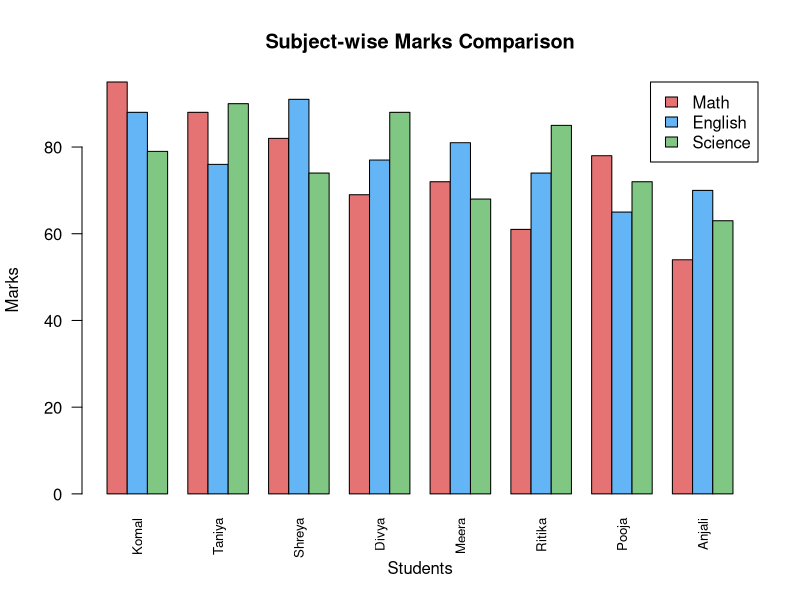

This chart was generated by the following R code:
# ============================================================
#  BCA 4th Semester | R Programming Assignment
#  Student  : Taniya
#  Roll No  : BCA/4/SET4/07
#  Deadline : 10 April 2026
# ============================================================

# ── Q1 [Unit 1] Temperature Converter ───────────────────────
cat("===== Q1: Temperature Conversion =====\n")

celsius_to_fahrenheit <- function(c) (c * 9/5) + 32
celsius_to_kelvin     <- function(c) c + 273.15
fahrenheit_to_celsius <- function(f) (f - 32) * 5/9

# Table of common temperatures
cat(sprintf("%-25s %10s %12s %12s\n",
            "Description", "Celsius", "Fahrenheit", "Kelvin"))
cat(strrep("-", 60), "\n")

temps <- list(
  list("Absolute Zero",         -273.15),
  list("Water Freezes",           0.00),
  list("Human Body",             37.00),
  list("Water Boils",           100.00),
  list("Dehradun Summer (avg)",  35.00),
  list("Dehradun Winter (avg)",   8.00)
)
for (t in temps) {
  c  <- t[[2]]
  cat(sprintf("%-25s %10.2f %12.2f %12.2f\n",
              t[[1]], c,
              celsius_to_fahrenheit(c),
              celsius_to_kelvin(c)))
}

# User input simulation
user_c <- 28.5
cat(sprintf("\nYou entered: %.1f°C\n", user_c))
cat(sprintf("Fahrenheit  : %.2f°F\n",  celsius_to_fahrenheit(user_c)))
cat(sprintf("Kelvin      : %.2f K\n\n", celsius_to_kelvin(user_c)))


# ── Q2 [Unit 1] Character Vector Operations ─────────────────
cat("===== Q2: Days of the Week — Vector Operations =====\n")

days <- c("Monday","Tuesday","Wednesday","Thursday",
          "Friday","Saturday","Sunday")

cat(sprintf("Days          : %s\n",       paste(days, collapse = ", ")))
cat(sprintf("Total elements: %d\n",       length(days)))
cat(sprintf("3rd to 5th    : %s\n",       paste(days[3:5], collapse = ", ")))
cat(sprintf("Uppercase     : %s\n",       paste(toupper(days), collapse = ", ")))
cat(sprintf("Reversed      : %s\n",       paste(rev(days), collapse = ", ")))
cat(sprintf("Weekdays only : %s\n",       paste(days[1:5], collapse = ", ")))
cat(sprintf("Weekend       : %s\n",       paste(days[6:7], collapse = ", ")))
cat(sprintf("Contains 'day': %s\n",
            paste(days[grepl("day", days, ignore.case = TRUE)],
                  collapse = ", ")))
cat(sprintf("Sorted alpha  : %s\n\n",
            paste(sort(days), collapse = ", ")))


# ── Q3 [Unit 2] Student Marks — Full Report Card ────────────
cat("===== Q3: Student Report Card Generator =====\n")

students <- data.frame(
  Name    = c("Taniya","Meera","Komal","Ritika","Pooja",
              "Anjali","Shreya","Divya"),
  Math    = c(88, 72, 95, 61, 78, 54, 82, 69),
  English = c(76, 81, 88, 74, 65, 70, 91, 77),
  Science = c(90, 68, 79, 85, 72, 63, 74, 88),
  stringsAsFactors = FALSE
)

students$Total      <- rowSums(students[, 2:4])
students$Percentage <- round(students$Total / 300 * 100, 2)
students$Grade      <- sapply(students$Percentage, function(p) {
  if      (p >= 90) "A+"
  else if (p >= 75) "A"
  else if (p >= 60) "B"
  else if (p >= 45) "C"
  else              "Fail"
})
students$Status     <- ifelse(students$Percentage >= 40, "PASS", "FAIL")
students            <- students[order(-students$Total), ]
students$Rank       <- seq_len(nrow(students))

cat("Report Card:\n")
print(students[, c("Rank","Name","Math","English","Science",
                   "Total","Percentage","Grade","Status")])

topper <- students[1, ]
cat(sprintf("\nClass Topper : %s — %.1f%% (%s)\n",
            topper$Name, topper$Percentage, topper$Grade))
cat(sprintf("Class Average: %.2f%%\n",  mean(students$Percentage)))
cat(sprintf("Pass Rate    : %d/%d\n\n",
            sum(students$Status == "PASS"), nrow(students)))

# Grouped bar chart
bar_data <- t(as.matrix(students[, c("Math","English","Science")]))
colnames(bar_data) <- students$Name
barplot(bar_data,
        beside  = TRUE,
        col     = c("#E57373","#64B5F6","#81C784"),
        main    = "Subject-wise Marks Comparison",
        xlab    = "Students",
        ylab    = "Marks",
        las     = 2,
        cex.names = 0.8,
        legend.text = c("Math","English","Science"),
        args.legend = list(x = "topright"))


# ── Q4 [Unit 3] BMI Calculator Function ─────────────────────
cat("===== Q4: BMI Calculator =====\n")

bmi_calculator <- function(weight_kg, height_m) {
  if (!is.numeric(weight_kg) || !is.numeric(height_m))
    stop("Weight and height must be numeric.")
  if (weight_kg <= 0 || height_m <= 0)
    stop("Weight and height must be positive.")
  if (height_m > 3)
    stop("Height seems to be in cm — please enter in metres.")

  bmi <- weight_kg / (height_m ^ 2)

  category <- if      (bmi < 18.5)              "Underweight"
               else if (bmi < 25.0)              "Normal weight"
               else if (bmi < 30.0)              "Overweight"
               else if (bmi < 35.0)              "Obese (Class I)"
               else if (bmi < 40.0)              "Obese (Class II)"
               else                               "Obese (Class III)"

  recommendation <- switch(category,
    "Underweight"      = "Increase caloric intake; consult a nutritionist.",
    "Normal weight"    = "Maintain your healthy lifestyle!",
    "Overweight"       = "Consider regular exercise and a balanced diet.",
    "Obese (Class I)"  = "Seek medical advice; start a structured diet plan.",
    "Obese (Class II)" = "Medical consultation strongly recommended.",
    "Obese (Class III)"= "Immediate medical attention advised."
  )

  list(bmi = round(bmi, 2), category = category,
       recommendation = recommendation)
}

test_cases <- list(
  list("Taniya",   55,  1.62),
  list("Person B", 80,  1.75),
  list("Person C", 45,  1.70),
  list("Person D", 100, 1.68),
  list("Person E", 72,  1.80)
)

cat(sprintf("%-12s %6s %6s %6s %-20s\n",
            "Name","Weight","Height","BMI","Category"))
cat(strrep("-", 60), "\n")
for (tc in test_cases) {
  result <- bmi_calculator(tc[[2]], tc[[3]])
  cat(sprintf("%-12s %6.1f %6.2f %6.2f %-20s\n",
              tc[[1]], tc[[2]], tc[[3]],
              result$bmi, result$category))
}
cat("\nRecommendations:\n")
for (tc in test_cases) {
  result <- bmi_calculator(tc[[2]], tc[[3]])
  cat(sprintf("  %-12s: %s\n", tc[[1]], result$recommendation))
}
